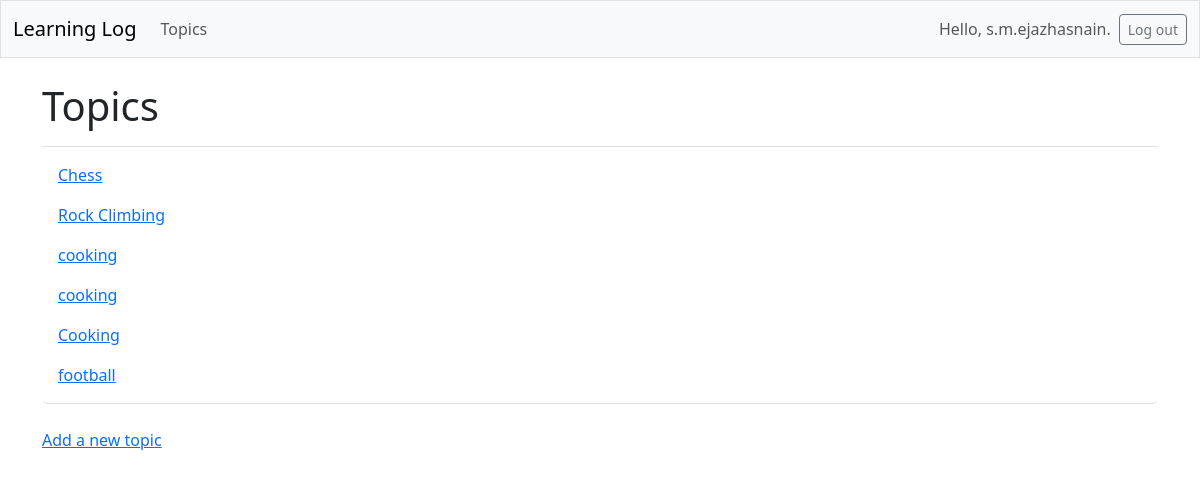
The page /topics (signed in) on the database its author committed.
### Learning_logs/models.py (models this page shows, shortened)
class topic_ofinterest(models.Model):
    text=models.CharField(max_length=200)
    date_modified=models.DateTimeField(auto_now_add=True)
    owner=models.ForeignKey(User, on_delete=models.CASCADE) #So user own their data.

### Learning_logs/views.py (the view)
# urls.py: path('topics',views.topics,name='topics'),
@login_required # TO make it work add login_url in settings
def topics(request):
    topics = topic_ofinterest.objects.filter(owner=request.user).order_by('date_modified') #to restrict each topic to individual user
    context = {'topics': topics} # A context is a dictionary in which
    return render(request, 'Learning_logs/topics.html', context)

### Learning_logs/templates/Learning_logs/topics.html
{%extends 'Learning_logs/base.html'%}
{% block page_header %}
    <h1>Topics</h1>
{% endblock page_header %}
{%block content%}
<ul class="list-group border-bottom pb-2 mb-4">
    {% for topic in topics%}
    <li class="list-group-item border-0">
        <a href="{% url 'Learning_logs:topic' topic.id %}">
          {{ topic.text }}</a>
      </li>
    {% empty %}
    <li class="list-group-item border-0">No topics have been added yet.</li>
    {%endfor%}
</ul>
<a href="{% url 'Learning_logs:new_topic' %}">Add a new topic</a>
{%endblock content%}

### Learning_logs/templates/Learning_logs/base.html (shortened to what this page needs)
<!doctype html>
<html lang="en">
<head>
    {% load django_bootstrap5 %}
    {% bootstrap_css %}
</head>
<body>
    <nav class="navbar navbar-expand-md navbar-light bg-light mb-4 border">
        <div class="container-fluid">
            <a class="navbar-brand" href="{% url 'Learning_logs:indexx' %}">
                Learning Log</a>
            <div class="collapse navbar-collapse" id="navbarCollapse">
                <ul class="navbar-nav me-auto mb-2 mb-md-0">
                    <li class="nav-item">
                        <a class="nav-link" href="{% url 'Learning_logs:topics' %}">
                            Topics</a>
                    </li>
                </ul>
                    <ul class="navbar-nav ms-auto mb-2 mb-md-0">
                        {% if user.is_authenticated %}
                        <li class="nav-item">
                            <span class="navbar-text me-2">Hello, {{ user.username }}.
                            </span></li>
                    {% endif %}
                    </ul>
                    {% if user.is_authenticated %}
                    <form action="{% url 'accounts:logout' %}" method='post'>
                        <button name='submit' class='btn btn-outline-secondary btn-sm'>
                        Log out</button>
                    </form>
                {% endif %}
            </div>
        </div>
    </nav>
    <main class="container">
        <div class="pb-2 mb-2 border-bottom">
             {% block page_header %}{% endblock page_header %}
        </div>
        <div>
            {% block content %}{% endblock content %}
        </div>
</main>
</body>
</html>

### rows shown on the page
topic_ofinterest: text "Chess"
topic_ofinterest: text "Rock Climbing"
topic_ofinterest: text "cooking"
topic_ofinterest: text "cooking"
topic_ofinterest: text "Cooking"
topic_ofinterest: text "football"

### other values the page prints
{{ user.username }} "s.m.ejazhasnain"
